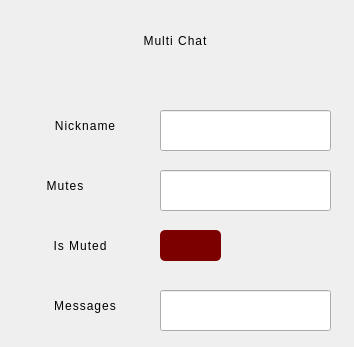
<?xml version="1.0" encoding="UTF-8"?>
<ui version="4.0">
 <class>InfoUserDialog</class>
 <widget class="QDialog" name="InfoUserDialog">
  <property name="geometry">
   <rect>
    <x>0</x>
    <y>0</y>
    <width>354</width>
    <height>347</height>
   </rect>
  </property>
  <property name="windowTitle">
   <string>Dialog</string>
  </property>
  <property name="styleSheet">
   <string notr="true">QDialog {
	background-color: '#0d3d4c';
}</string>
  </property>
  <widget class="QLabel" name="lineLabel">
   <property name="geometry">
    <rect>
     <x>75</x>
     <y>70</y>
     <width>201</width>
     <height>4</height>
    </rect>
   </property>
   <property name="styleSheet">
    <string notr="true">QLabel {
	background-color: '#101014';
	border-radius: 2px;
}</string>
   </property>
   <property name="text">
    <string/>
   </property>
  </widget>
  <widget class="QLabel" name="titleLabel">
   <property name="geometry">
    <rect>
     <x>65</x>
     <y>20</y>
     <width>221</width>
     <height>41</height>
    </rect>
   </property>
   <property name="styleSheet">
    <string notr="true">QLabel {
	font: 700 30pt &quot;Yu Gothic UI&quot;;
	letter-spacing: 1px;
	color: '#e3e3e3';
}</string>
   </property>
   <property name="text">
    <string>Multi Chat</string>
   </property>
   <property name="alignment">
    <set>Qt::AlignCenter</set>
   </property>
  </widget>
  <widget class="QLabel" name="titleLabel_2">
   <property name="geometry">
    <rect>
     <x>20</x>
     <y>110</y>
     <width>131</width>
     <height>31</height>
    </rect>
   </property>
   <property name="styleSheet">
    <string notr="true">QLabel {
	font: 700 18pt &quot;Yu Gothic UI&quot;;
	letter-spacing: 1px;
	color: '#e3e3e3';
}</string>
   </property>
   <property name="text">
    <string>Nickname</string>
   </property>
   <property name="alignment">
    <set>Qt::AlignCenter</set>
   </property>
  </widget>
  <widget class="QLabel" name="titleLabel_3">
   <property name="geometry">
    <rect>
     <x>20</x>
     <y>170</y>
     <width>91</width>
     <height>31</height>
    </rect>
   </property>
   <property name="styleSheet">
    <string notr="true">QLabel {
	font: 700 18pt &quot;Yu Gothic UI&quot;;
	letter-spacing: 1px;
	color: '#e3e3e3';
}</string>
   </property>
   <property name="text">
    <string>Mutes</string>
   </property>
   <property name="alignment">
    <set>Qt::AlignCenter</set>
   </property>
  </widget>
  <widget class="QLabel" name="titleLabel_4">
   <property name="geometry">
    <rect>
     <x>20</x>
     <y>290</y>
     <width>131</width>
     <height>31</height>
    </rect>
   </property>
   <property name="styleSheet">
    <string notr="true">QLabel {
	font: 700 18pt &quot;Yu Gothic UI&quot;;
	letter-spacing: 1px;
	color: '#e3e3e3';
}</string>
   </property>
   <property name="text">
    <string>Messages</string>
   </property>
   <property name="alignment">
    <set>Qt::AlignCenter</set>
   </property>
  </widget>
  <widget class="QLineEdit" name="nicknameBox">
   <property name="geometry">
    <rect>
     <x>160</x>
     <y>110</y>
     <width>171</width>
     <height>41</height>
    </rect>
   </property>
   <property name="styleSheet">
    <string notr="true">QLineEdit {
	border: 4px solid '#101014';
	font: 700 11pt &quot;Yu Gothic UI&quot;;
	letter-spacing: 2px;
	color: '#e3e3e3';
	background-color: '#0d3d4c';
	padding-left: 13px;
}

QLineEdit::hover {
	background-color: '#0c2f3a';
}</string>
   </property>
   <property name="alignment">
    <set>Qt::AlignCenter</set>
   </property>
   <property name="readOnly">
    <bool>true</bool>
   </property>
   <property name="placeholderText">
    <string/>
   </property>
  </widget>
  <widget class="QLineEdit" name="mutesBox">
   <property name="geometry">
    <rect>
     <x>160</x>
     <y>170</y>
     <width>171</width>
     <height>41</height>
    </rect>
   </property>
   <property name="styleSheet">
    <string notr="true">QLineEdit {
	border: 4px solid '#101014';
	font: 700 12pt &quot;Yu Gothic UI&quot;;
	letter-spacing: 2px;
	color: '#e3e3e3';
	background-color: '#0d3d4c';
	padding-left: 13px;
}

QLineEdit::hover {
	background-color: '#0c2f3a';
}</string>
   </property>
   <property name="alignment">
    <set>Qt::AlignCenter</set>
   </property>
   <property name="readOnly">
    <bool>true</bool>
   </property>
   <property name="placeholderText">
    <string/>
   </property>
  </widget>
  <widget class="QLineEdit" name="msgBox">
   <property name="geometry">
    <rect>
     <x>160</x>
     <y>290</y>
     <width>171</width>
     <height>41</height>
    </rect>
   </property>
   <property name="styleSheet">
    <string notr="true">QLineEdit {
	border: 4px solid '#101014';
	font: 700 12pt &quot;Yu Gothic UI&quot;;
	letter-spacing: 2px;
	color: '#e3e3e3';
	background-color: '#0d3d4c';
	padding-left: 13px;
}

QLineEdit::hover {
	background-color: '#0c2f3a';
}</string>
   </property>
   <property name="alignment">
    <set>Qt::AlignCenter</set>
   </property>
   <property name="readOnly">
    <bool>true</bool>
   </property>
   <property name="placeholderText">
    <string/>
   </property>
  </widget>
  <widget class="QLabel" name="titleLabel_5">
   <property name="geometry">
    <rect>
     <x>20</x>
     <y>230</y>
     <width>121</width>
     <height>31</height>
    </rect>
   </property>
   <property name="styleSheet">
    <string notr="true">QLabel {
	font: 700 18pt &quot;Yu Gothic UI&quot;;
	letter-spacing: 1px;
	color: '#e3e3e3';
}</string>
   </property>
   <property name="text">
    <string>Is Muted</string>
   </property>
   <property name="alignment">
    <set>Qt::AlignCenter</set>
   </property>
  </widget>
  <widget class="QLabel" name="mutedLabel">
   <property name="geometry">
    <rect>
     <x>160</x>
     <y>230</y>
     <width>61</width>
     <height>31</height>
    </rect>
   </property>
   <property name="styleSheet">
    <string notr="true">QLabel {
	background-color: rgb(125, 0, 0);
	border-radius: 5px;
}</string>
   </property>
   <property name="text">
    <string/>
   </property>
  </widget>
 </widget>
 <resources/>
 <connections/>
</ui>
